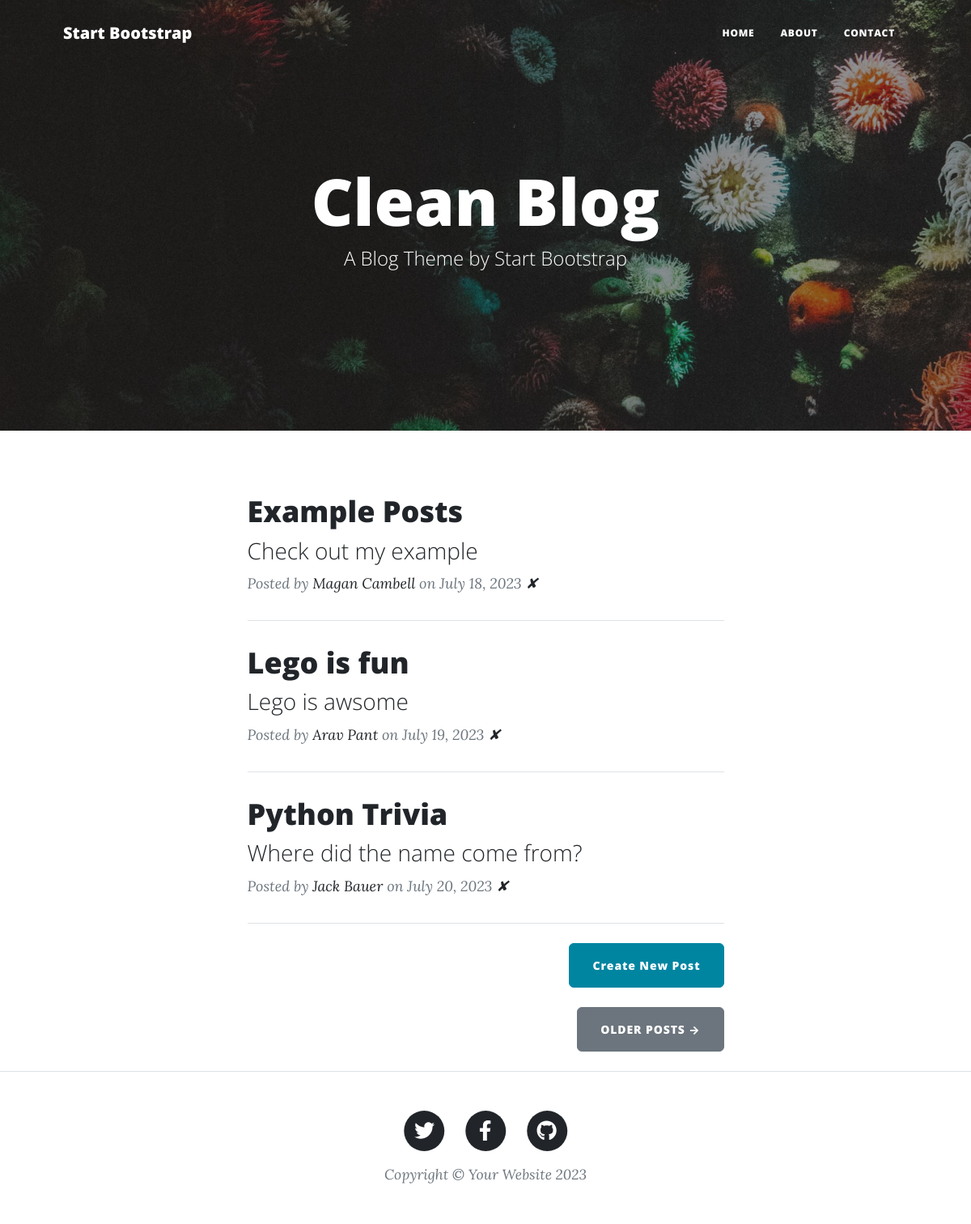
The page / on the database its author committed.
### main.py (models this page shows)
class BlogPost(db.Model):
    id = db.Column(db.Integer, primary_key=True)
    title = db.Column(db.String(250), unique=True, nullable=False)
    subtitle = db.Column(db.String(250), nullable=False)
    date = db.Column(db.String(250), nullable=False)
    body = db.Column(db.Text, nullable=False)
    author = db.Column(db.String(250), nullable=False)
    img_url = db.Column(db.String(250), nullable=False)

### main.py (the view)
@app.route('/')
def get_all_posts():
    all_posts = BlogPost.query.all()
    posts = []
    for post in all_posts:
        post_data = {
            'id': post.id,
            'title': post.title,
            'subtitle': post.subtitle,
            'date': post.date,
            'content': post.body,
            'author': post.author,
            'img': post.img_url,
        }
        posts.append(post_data)
    return render_template("index.html", all_posts=posts)

### templates/index.html
{% include "header.html" %}
<header
        class="masthead"
        style="background-image: url('../static/assets/img/home-bg.jpg')"
>
    <div class="container position-relative px-4 px-lg-5">
        <div class="row gx-4 gx-lg-5 justify-content-center">
            <div class="col-md-10 col-lg-8 col-xl-7">
                <div class="site-heading">
                    <h1>Clean Blog</h1>
                    <span class="subheading">A Blog Theme by Start Bootstrap</span>
                </div>
            </div>
        </div>
    </div>
</header>
<div class="container px-4 px-lg-5">
  <div class="row gx-4 gx-lg-5 justify-content-center">
    <div class="col-md-10 col-lg-8 col-xl-7">
      {% for post in all_posts %}
      <div class="post-preview">
        <a href="{{ url_for('show_post', post_id=post.id) }}">
          <h2 class="post-title">{{ post.title }}</h2>
          <h3 class="post-subtitle">{{ post.subtitle }}</h3>
        </a>
        <p class="post-meta">
          Posted by
          <a href="#">{{post.author}}</a>
          on {{post.date}}
          <a href="{{url_for('delete_post', post_id=post.id) }}">✘</a>
        </p>
      </div>
      <hr class="my-4" />
      {% endfor %}
            <div class="d-flex justify-content-end mb-4">
                <a
                        class="btn btn-primary float-right"
                        href="{{url_for('add_new_post')}}"
                >Create New Post</a
                >
            </div>
            <div class="d-flex justify-content-end mb-4">
                <a class="btn btn-secondary text-uppercase" href="#!">Older Posts →</a>
            </div>
        </div>
    </div>
</div>
{% include "footer.html" %}

### rows shown on the page
BlogPost: title "Example Posts", subtitle "Check out my example", author "Magan Cambell", date "July 18, 2023"
BlogPost: title "Lego is fun", subtitle "Lego is awsome", author "Arav Pant", date "July 19, 2023"
BlogPost: title "Python Trivia", subtitle "Where did the name come from?", author "Jack Bauer", date "July 20, 2023"
